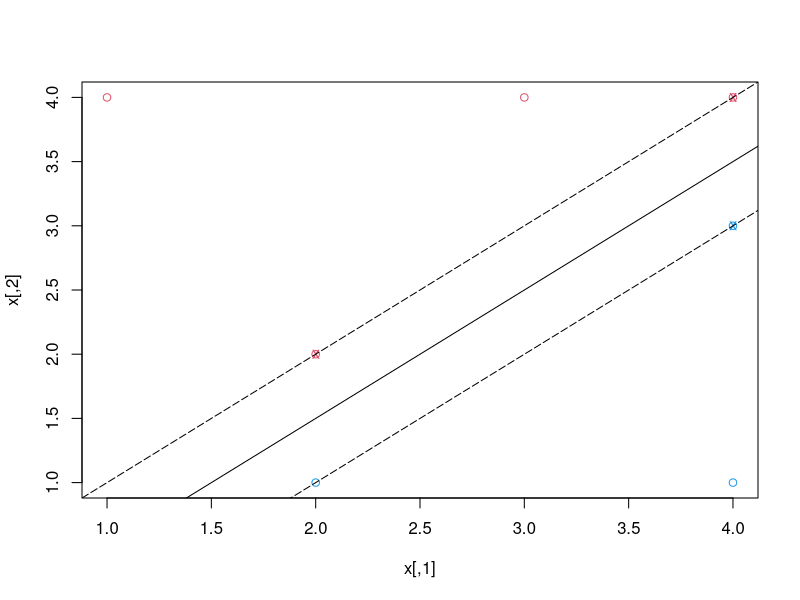

The R source for this figure:
# ex_6_1

# a)
x <- matrix(c(3, 2, 4, 1, 2, 4, 4, 4, 2, 4, 4, 1, 3, 1),ncol = 2)
y <- c(rep(1, 4), rep(-1, 3))

plot(x, col=3-y)

# b)

library(e1071)
dataset <- data.frame(x = x, y = as.factor(y))
svm.fit <- svm(y ~ ., data = dataset, kernel = "linear", cost = 10, scale = FALSE)


# Solve -> beta0 + beta1 * x1 + beta2 * x2 > 0 for x2 --> a = -beta0/beta1 ; b = -beta0/beta2
coefficients <- coef(svm.fit)
beta0 <- coefficients[["(Intercept)"]]
beta1 <- coefficients[["x.1"]]
beta2 <- coefficients[["x.2"]]
a <- -beta0/beta2
b <- -beta1/beta2
abline(a, b)

# d) inidicate support vectors, they are perpendicular to the seperating hyperplane
sv_ind <- svm.fit[["index"]] # indices of support vectors
x1 <- x[sv_ind, 1] # X1-coordinates of support vectors
x2 <- x[sv_ind, 2] # X2-coordinates of support vectors
points(x1, x2, pch = "x", col = 3 - y[sv_ind])

# e) indicate the margin for the maximal margin hyperplane.

shift <- x[sv_ind[1], 2] - (a + b * x[sv_ind[1], 1])
a.o <- a + shift
a.u <- a - shift
abline(a.o, b, lty = "longdash")
abline(a.u, b, lty = "longdash")

